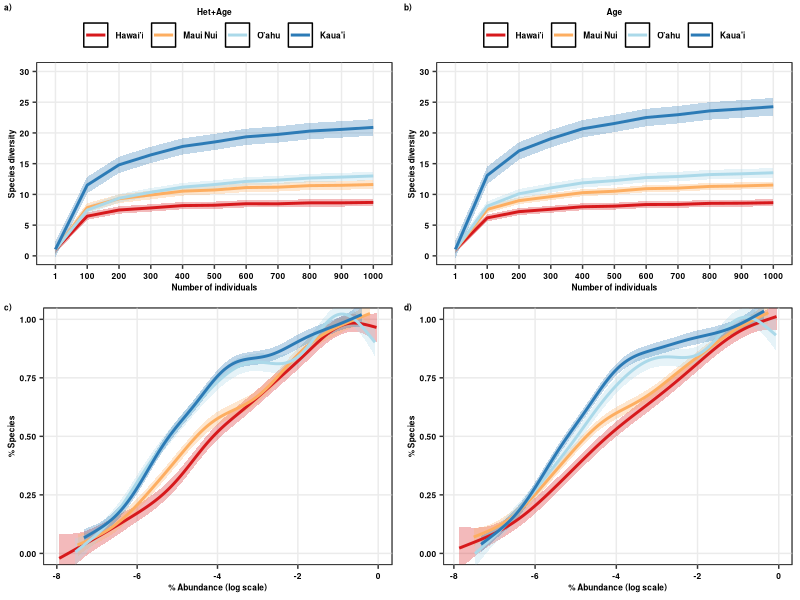

The R source for this figure:
###############
# All natives #
# 5 plots #####
###############

require(tidyr)
require(dplyr)
require(ggplot2)
require(grid)
require(reshape2)
library(rms)

#colors:  scale_colour_manual(values=c("#d7191c","#fdae61","#abd9e9","#2c7bb6"))
#shapes: scale_shape_manual(values=c(15,16,17)

# ##################
# # Scenario 1 #####
# ##################
# 
# SACs_1<-read.csv("Cleaned_Data/Scen1_Natives_SACs_GAMMestimates.csv")
# 
# HillN_1<-read.csv("Cleaned_Data/Scen1_Natives_HillNumbers.csv")
# 
# RAD_1<-read.csv("Cleaned_Data/Scen1_Natives_RAD_GAMMestimates.csv")


##################
# Scenario 2 #####
##################

SACs_2<-read.csv("Cleaned_Data/Scen2_Natives_5plots_SACs_GAMMestimates.csv")

#HillN_2<-read.csv("Cleaned_Data/Scen2_Natives_7plots_HillN.csv")

RAD_2<-read.csv("Cleaned_Data/Scen2_Natives_5plots_RAD_GAMMestimates.csv")

##################
# Scenario 3 #####
##################

SACs_3<-read.csv("Cleaned_Data/Scen3_Natives_5plots_SACs_GAMMestimates.csv")

#HillN_3<-read.csv("Cleaned_Data/Scen3_Natives_7plots_HillN.csv")

RAD_3<-read.csv("Cleaned_Data/Scen3_Natives_5plots_RAD_GAMMestimates.csv")

##################
# SACs ###########
##################

# # Scenario 1
# 
# SACs_1$m<-as.factor(SACs_1$m)
# 
# SACs_1$geo_entity2<-as.character(SACs_1$geo_entity2)
# SACs_1$geo_entity2<-ifelse(SACs_1$geo_entity2=="Hawai'i Island","Hawai'i",SACs_1$geo_entity2)
# SACs_1$geo_entity2<-ifelse(SACs_1$geo_entity2=="Kaua'i Island","Kaua'i",SACs_1$geo_entity2)
# SACs_1$geo_entity2<-ifelse(SACs_1$geo_entity2=="O'ahu Island","O'ahu",SACs_1$geo_entity2)
# SACs_1$geo_entity2<-as.factor(SACs_1$geo_entity2)
# 
# SACs_1$geo_entity2<-as.factor(SACs_1$geo_entity2)
# SACs_1$geo_entity2<-factor(SACs_1$geo_entity2,levels=c("Hawai'i","Maui Nui","O'ahu","Kaua'i"))
# 
# SACs_11<-ggplot(SACs_1,aes(x=m,y=qD,group=geo_entity2,color=geo_entity2))+ 
#   geom_point(size=0.5)+
#   scale_colour_manual(values=c("#d7191c","#fdae61","#abd9e9","#2c7bb6"))+
#   scale_x_discrete(breaks=c(1,100,1000,2000, 3000, 4000, 5000, 6000, 7000, 8000, 9000,10000))+
#   scale_y_continuous(limits=c(0,53),breaks=c(0,10, 20,30, 40,50))+
#   geom_line(size=1)+
#   ylab("Species diversity")+xlab("Number of individuals")+
#   #scale_color_npg()+
#   guides(colour=guide_legend(title="Area+Het+Age",title.position = "top"))+
#   theme_bw()+theme(legend.position="top", axis.title.y=element_text(colour="black",face="bold",size=6),
#                    axis.title.x=element_text(colour="black",face="bold",size=6),
#                    axis.text.x=element_text(colour=c("black"),face="bold",size=5),
#                    axis.text.y=element_text(colour=c("black"),face="bold",size=6),
#                    legend.text=element_text(colour=c("black"),face="bold",size=6),
#                    legend.title = element_text(colour=c("black"),face="bold",size=6),
#                    legend.title.align = 0.5,
#                    legend.margin =margin(t=0, r=0, b=0, l=0, unit="cm"),
#                    panel.grid.major = element_blank(), panel.grid.minor = element_blank())


#Scenario 2

SACs_2$m<-as.factor(SACs_2$m)

SACs_2$geo_entity2<-as.character(SACs_2$geo_entity2)
SACs_2$geo_entity2<-ifelse(SACs_2$geo_entity2=="Hawai'i Island","Hawai'i",SACs_2$geo_entity2)
SACs_2$geo_entity2<-ifelse(SACs_2$geo_entity2=="Kaua'i Island","Kaua'i",SACs_2$geo_entity2)
SACs_2$geo_entity2<-ifelse(SACs_2$geo_entity2=="O'ahu Island","O'ahu",SACs_2$geo_entity2)
SACs_2$geo_entity2<-as.factor(SACs_2$geo_entity2)

SACs_2$geo_entity2<-as.factor(SACs_2$geo_entity2)
SACs_2$geo_entity2<-factor(SACs_2$geo_entity2,levels=c("Hawai'i","Maui Nui","O'ahu","Kaua'i"))

SACs_22<-ggplot(SACs_2,aes(x=m,y=fit,group=geo_entity2,color=geo_entity2))+ 
  #geom_point(position = position_jitter(w = 0.02, h = 0),size=0.5,alpha=0.2)+
  geom_ribbon(data=SACs_2,aes(ymin=lwrS,ymax=uprS,fill=geo_entity2), alpha = 0.3,colour="transparent")+
  geom_line(data=SACs_2,aes(x=m,y=fit,group=geo_entity2,color=geo_entity2),size=1)+
  #geom_smooth(data=SACs_2,aes(x=m,y=qD_pred,group=geo_entity2,color=geo_entity2),size=1,se=FALSE,method="gam",formula=y~s(x))+
  scale_y_continuous(breaks=c(0,5, 10, 15, 20,25,30))+
  scale_colour_manual(values=c("#d7191c","#fdae61","#abd9e9","#2c7bb6"))+
  scale_fill_manual(values=c("#d7191c","#fdae61","#abd9e9","#2c7bb6"))+
  coord_cartesian(ylim=c(0,30))+
  
  ylab("Species diversity")+xlab("Number of individuals")+
  guides(colour=guide_legend(title="Het+Age",title.position = "top"),fill="none")+
  
  theme_bw()+theme(legend.position="top", axis.title.y=element_text(colour="black",face="bold",size=6),
                   axis.title.x=element_text(colour="black",face="bold",size=6),
                   axis.text.x=element_text(colour=c("black"),face="bold",size=6),
                   axis.text.y=element_text(colour=c("black"),face="bold",size=6),
                   legend.text=element_text(colour=c("black"),face="bold",size=6),
                   legend.title = element_text(colour=c("black"),face="bold",size=6),
                   legend.title.align = 0.5,
                   legend.margin =margin(t=0, r=0, b=0, l=0, unit="cm"),
                   panel.background =element_rect(fill="transparent",colour="black"),panel.grid.minor=element_blank())


#Scenario 3

SACs_3$m<-as.factor(SACs_3$m)

SACs_3$geo_entity2<-as.character(SACs_3$geo_entity2)
SACs_3$geo_entity2<-ifelse(SACs_3$geo_entity2=="Hawai'i Island","Hawai'i",SACs_3$geo_entity2)
SACs_3$geo_entity2<-ifelse(SACs_3$geo_entity2=="Kaua'i Island","Kaua'i",SACs_3$geo_entity2)
SACs_3$geo_entity2<-ifelse(SACs_3$geo_entity2=="O'ahu Island","O'ahu",SACs_3$geo_entity2)
SACs_3$geo_entity2<-as.factor(SACs_3$geo_entity2)

SACs_3$geo_entity2<-as.factor(SACs_3$geo_entity2)
SACs_3$geo_entity2<-factor(SACs_3$geo_entity2,levels=c("Hawai'i","Maui Nui","O'ahu","Kaua'i"))


SACs_33<-ggplot(SACs_3,aes(x=m,y=qD,group=geo_entity2,color=geo_entity2))+ 
  geom_ribbon(data=SACs_3,aes(ymin=lwrS,ymax=uprS,fill=geo_entity2), alpha = 0.3,colour="transparent")+
  geom_line(data=SACs_3,aes(x=m,y=fit,group=geo_entity2,color=geo_entity2),size=1)+
  #geom_smooth(data=SACs_2,aes(x=m,y=qD_pred,group=geo_entity2,color=geo_entity2),size=1,se=FALSE,method="gam",formula=y~s(x))+
  scale_y_continuous(breaks=c(0,5, 10, 15, 20,25,30))+
  scale_colour_manual(values=c("#d7191c","#fdae61","#abd9e9","#2c7bb6"))+
  scale_fill_manual(values=c("#d7191c","#fdae61","#abd9e9","#2c7bb6"))+
  ylab("Species diversity")+xlab("Number of individuals")+
  #scale_color_npg()+
  coord_cartesian(ylim=c(0,30))+
  guides(colour=guide_legend(title="Age",title.position = "top"), fill="none")+
  theme_bw()+theme(legend.position="top", axis.title.y=element_text(colour="black",face="bold",size=6),
                   axis.title.x=element_text(colour="black",face="bold",size=6),
                   axis.text.x=element_text(colour=c("black"),face="bold",size=6),
                   axis.text.y=element_text(colour=c("black"),face="bold",size=6),
                   legend.text=element_text(colour=c("black"),face="bold",size=6),
                   legend.title = element_text(colour=c("black"),face="bold",size=6),
                   legend.title.align = 0.5,
                   legend.margin =margin(t=0, r=0, b=0, l=0, unit="cm"),
                   panel.background =element_rect(fill="transparent",colour="black"),panel.grid.minor=element_blank())

##################
# RADs ###########
##################

##############
#Scenario 1  #
##############
# 
# RAD_1$geo_entity2<-as.character(RAD_1$geo_entity2)
# RAD_1$geo_entity2<-ifelse(RAD_1$geo_entity2=="Hawai'i Island","Hawai'i",RAD_1$geo_entity2)
# RAD_1$geo_entity2<-ifelse(RAD_1$geo_entity2=="Kaua'i Island","Kaua'i",RAD_1$geo_entity2)
# RAD_1$geo_entity2<-ifelse(RAD_1$geo_entity2=="O'ahu Island","O'ahu",RAD_1$geo_entity2)
# RAD_1$geo_entity2<-as.factor(RAD_1$geo_entity2)
# 
# RAD_1$geo_entity2<-as.factor(RAD_1$geo_entity2)
# RAD_1$geo_entity2<-factor(RAD_1$geo_entity2,levels=c("Hawai'i","Maui Nui","O'ahu","Kaua'i"))
# 
# 
# raDs_1<-ggplot(RAD_1,aes(y=Rank_N,x=log(RelAbund),group=geo_entity2,color=geo_entity2))+ 
#   geom_point(position = position_jitter(w = 0, h = 0.02),size=0.5,alpha=0.9)+
#   geom_smooth(data=RAD_1, aes(y=RankN_pred,x=log(RelAbund), group=geo_entity2, color=geo_entity2),method="gam", formula=y~s(x),size=1,se=FALSE)+
#   scale_colour_manual(values=c("#d7191c","#fdae61","#abd9e9","#2c7bb6"))+
#   ylab("% Species")+xlab("% Abundance (log scale)")+
#   #scale_color_npg()+
#   guides(colour=guide_legend(title=""))+
#   theme_bw()+theme(axis.title.x=element_text(colour="black",face="bold",size=6),
#                    axis.title.y=element_text(colour="black",face="bold",size=6),
#                    axis.text.x=element_text(colour=c("black"),face="bold",size=6),
#                    axis.text.y=element_text(colour=c("black"),face="bold",size=6),
#                    legend.text=element_text(colour="black",face="bold",size=6),
#                    legend.title.align = 0,
#                    legend.position=c("none"),
#                    legend.title=element_text(colour="black",face="bold",size=6),
#                    legend.key.size = unit(2.5, 'lines'),
#                    panel.grid.major = element_blank(), panel.grid.minor = element_blank())


#Scenario 2

RAD_2$geo_entity2<-as.character(RAD_2$geo_entity2)
RAD_2$geo_entity2<-ifelse(RAD_2$geo_entity2=="Hawai'i Island","Hawai'i",RAD_2$geo_entity2)
RAD_2$geo_entity2<-ifelse(RAD_2$geo_entity2=="Kaua'i Island","Kaua'i",RAD_2$geo_entity2)
RAD_2$geo_entity2<-ifelse(RAD_2$geo_entity2=="O'ahu Island","O'ahu",RAD_2$geo_entity2)
RAD_2$geo_entity2<-as.factor(RAD_2$geo_entity2)

RAD_2$geo_entity2<-as.factor(RAD_2$geo_entity2)
RAD_2$geo_entity2<-factor(RAD_2$geo_entity2,levels=c("Hawai'i","Maui Nui","O'ahu","Kaua'i"))


raDs_2<-ggplot(RAD_2,aes(y=fit,x=log(RelAbund),group=geo_entity2,color=geo_entity2))+ 
  geom_ribbon(data=RAD_2,aes(ymin=lwrS,ymax=uprS,fill=geo_entity2), alpha = 0.3,colour="transparent")+
  geom_line(data=RAD_2,aes(x=log(RelAbund),y=fit,group=geo_entity2,color=geo_entity2),size=1)+
  # geom_point(position = position_jitter(w = 0, h = 0.02),size=0.5,alpha=0.1)+
  # geom_smooth(data=RAD_2, aes(y=RankN_pred,x=log(RelAbund), group=geo_entity2, color=geo_entity2),method="gam", formula=y~s(x),size=1,se=FALSE)+
  scale_colour_manual(values=c("#d7191c","#fdae61","#abd9e9","#2c7bb6"))+
  scale_fill_manual(values=c("#d7191c","#fdae61","#abd9e9","#2c7bb6"))+
  coord_cartesian(ylim=c(0,1))+
  ylab("% Species")+xlab("% Abundance (log scale)")+
  #scale_color_npg()+
  guides(colour=guide_legend(title=""),fill="none")+
  theme_bw()+theme(axis.title.x=element_text(colour="black",face="bold",size=6),
                   axis.title.y=element_text(colour="black",face="bold",size=6),
                   axis.text.x=element_text(colour=c("black"),face="bold",size=6),
                   axis.text.y=element_text(colour=c("black"),face="bold",size=6),
                   legend.text=element_text(colour="black",face="bold",size=6),
                   legend.title.align = 0,
                   legend.position=c("none"),
                   legend.title=element_text(colour="black",face="bold",size=6),
                   legend.key.size = unit(2.5, 'lines'),
                   panel.background =element_rect(fill="transparent",colour="black"),panel.grid.minor=element_blank())


#Scenario 3

RAD_3$geo_entity2<-as.character(RAD_3$geo_entity2)
RAD_3$geo_entity2<-ifelse(RAD_3$geo_entity2=="Hawai'i Island","Hawai'i",RAD_3$geo_entity2)
RAD_3$geo_entity2<-ifelse(RAD_3$geo_entity2=="Kaua'i Island","Kaua'i",RAD_3$geo_entity2)
RAD_3$geo_entity2<-ifelse(RAD_3$geo_entity2=="O'ahu Island","O'ahu",RAD_3$geo_entity2)
RAD_3$geo_entity2<-as.factor(RAD_3$geo_entity2)

RAD_3$geo_entity2<-as.factor(RAD_3$geo_entity2)
RAD_3$geo_entity2<-factor(RAD_3$geo_entity2,levels=c("Hawai'i","Maui Nui","O'ahu","Kaua'i"))

raDs_3<-ggplot(RAD_3,aes(y=fit,x=log(RelAbund),group=geo_entity2,color=geo_entity2))+ 
  geom_ribbon(data=RAD_3,aes(ymin=lwrS,ymax=uprS,fill=geo_entity2), alpha = 0.3,colour="transparent")+
  geom_line(data=RAD_3,aes(x=log(RelAbund),y=fit,group=geo_entity2,color=geo_entity2),size=1)+
  # geom_point(position = position_jitter(w = 0, h = 0.02),size=0.5,alpha=0.1)+
  # geom_smooth(data=RAD_3, aes(y=RankN_pred,x=log(RelAbund), group=geo_entity2, color=geo_entity2),method="gam", formula=y~s(x),size=1,se=FALSE)+
  scale_colour_manual(values=c("#d7191c","#fdae61","#abd9e9","#2c7bb6"))+
  scale_fill_manual(values=c("#d7191c","#fdae61","#abd9e9","#2c7bb6"))+
  
  coord_cartesian(ylim=c(0,1))+
  guides(colour=guide_legend(title=""),fill="none")+
  ylab("% Species")+xlab("% Abundance (log scale)")+
  #scale_color_npg()+
  guides(colour=guide_legend(title=""))+
  theme_bw()+theme(axis.title.x=element_text(colour="black",face="bold",size=6),
                   axis.title.y=element_text(colour="black",face="bold",size=6),
                   axis.text.x=element_text(colour=c("black"),face="bold",size=6),
                   axis.text.y=element_text(colour=c("black"),face="bold",size=6),
                   legend.text=element_text(colour="black",face="bold",size=6),
                   legend.title.align = 0,
                   legend.position=c("none"),
                   legend.title=element_text(colour="black",face="bold",size=6),
                   legend.key.size = unit(2.5, 'lines'),
                   panel.background =element_rect(fill="transparent",colour="black"),panel.grid.minor=element_blank())

############
# merge ####
############

require(cowplot)

# just SACs & RADs

togg2<-plot_grid(SACs_22,SACs_33,raDs_2,raDs_3,
                 labels=c("a)","b)","c)","d)"),label_size = 6,
                 ncol=2)

png(filename="Figures/SACs_RADs_Natives_5plots_Fig2.png", 
    units="in", 
    width=8, 
    height=6, 
    pointsize=2, 
    res=400)

togg2

dev.off()
